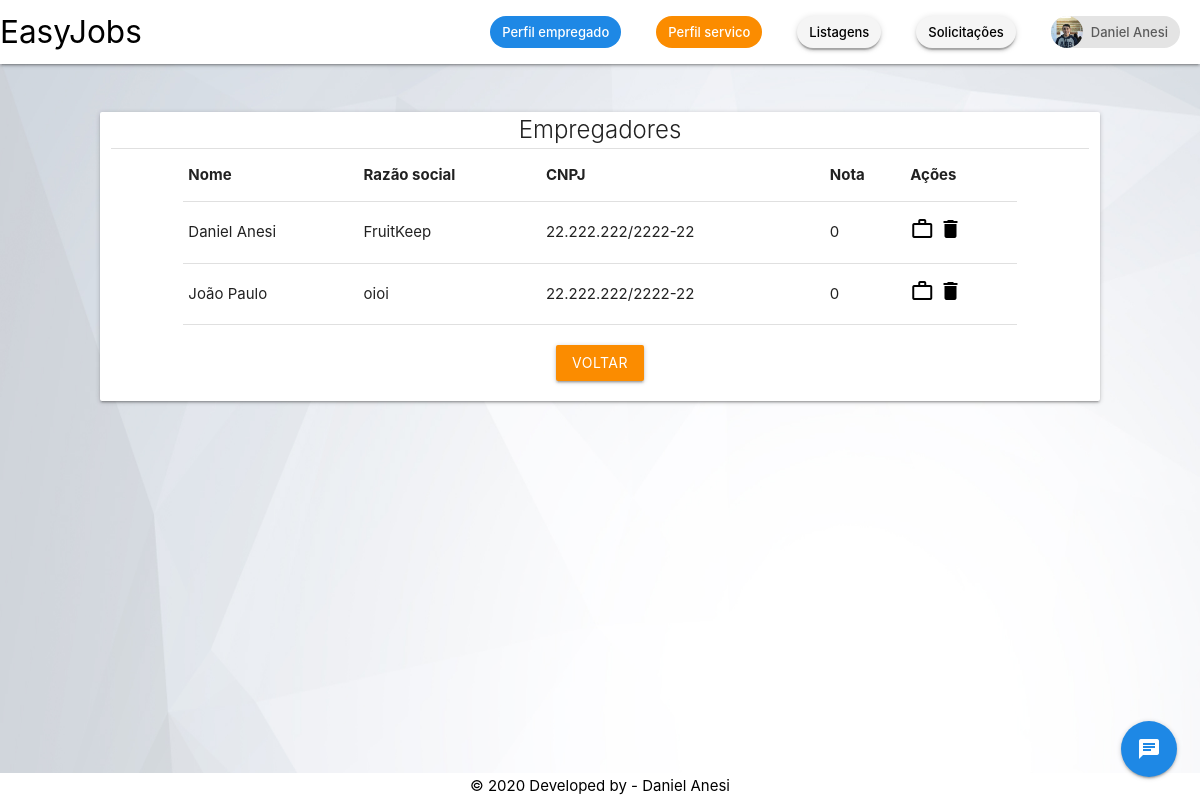
Screenshot of /Tela/listagemEmpregador.php (signed in) with the database file from the repository.
### tables this page shows
CREATE TABLE `empregador` (
  `id_usuario` int(11) NOT NULL,
  `razao_social` varchar(255) DEFAULT NULL,
  `cnpj` varchar(20) DEFAULT NULL,
  `nota` varchar(40) DEFAULT NULL
);

CREATE TABLE `usuario` (
  `id_usuario` int(11) NOT NULL,
  `nome` varchar(220) NOT NULL,
  `cpf` varchar(14) NOT NULL,
  `nascimento` date NOT NULL,
  `telefone` varchar(15) DEFAULT NULL,
  `email` varchar(220) NOT NULL,
  `senha` varchar(220) NOT NULL,
  `foto` varchar(220) DEFAULT NULL,
  `admin` tinyint(4) DEFAULT NULL,
  `id_endereco` int(11) NOT NULL,
  `deletado` int(1) DEFAULT 0
);

### Controle/EmpregadorPDO.php (called while the page is built, shortened)
<?php
    include_once __DIR__.'/../Modelo/Empregador.php';
    include_once __DIR__.'/../Modelo/Usuario.php';
    class EmpregadorPDO
    {
        public function selectEmpregador()
        {
            $con = new conexao();
            $pdo = $con->getConexao();
            $stmt = $pdo->prepare('select * from empregador ;');
            $stmt->execute();
            if ($stmt->rowCount() > 0) {
                return $stmt;
            } else {
                return false;
            }
        }
    }

### Controle/UsuarioPDO.php (called while the page is built, shortened)
<?php
        include_once __DIR__.'/../Controle/EmpregadorPDO.php';
        include_once __DIR__.'/../Modelo/Usuario.php';
    class UsuarioPDO
    {
        function selectUsuarioId_usuario($id_usuario)
        {
            $con = new conexao();
            $pdo = $con->getConexao();
            $stmt = $pdo->prepare('select * from usuario where id_usuario = :id_usuario;');
            $stmt->bindValue(':id_usuario', $id_usuario);
            $stmt->execute();
            if ($stmt->rowCount() > 0) {
                return $stmt;
            } else {
                return false;
            }
        }
    }

### Modelo/Usuario.php (called while the page is built, shortened)
<?php
    class Usuario
    {
        private $nome;
        public function __construct()
        {
            if (func_num_args() != 0) {
                $atributos = func_get_args()[0];
            }
        }
        public function getNome()
        {
            return $this->nome;
        }
    }

### Modelo/Empregador.php (called while the page is built, shortened)
<?php
$pontos = "";
if (realpath("./index.php")) {
    $pontos = './';
} else {
    if (realpath("../index.php")) {
        $pontos = '../';
    } else {
        if (realpath("../../index.php")) {
            $pontos = '../../';
        }
    }
}
include_once $pontos . 'Modelo/Usuario.php';
class Empregador extends usuario {
private $id_usuario;
private $razao_social;
private $cnpj;
private $nota;
public function __construct() {
    if (func_num_args() != 0) {
        $atributos = func_get_args()[0];
        }
    }
     public function getId_usuario(){
         return $this->id_usuario;
     }
     public function getRazao_social(){
         return $this->razao_social;
     }
     public function getCnpj(){
         return $this->cnpj;
     }
     public function getNota(){
         return $this->nota;
     }
}

### Tela/listagemEmpregador.php (the view, shortened to what this page needs)
<!DOCTYPE html>
<html>
<head>
    <?php
        include_once '../Base/header.php';
        include_once '../Controle/EmpregadorPDO.php';
        include_once '../Controle/UsuarioPDO.php';
        include_once '../Modelo/Empregador.php';
        include_once '../Modelo/Usuario.php';
        $empregadorPDO = new EmpregadorPDO();
    ?>
<body class="homeimg">
<?php
    include_once '../Base/iNav.php';
?>
<main>
    <div class="row " style="margin-top: 5vh;">
        <div class="card col l10 offset-l1 m10 offset-m1 s12">
            <div class="card-title center">Empregadores</div>
            <div class="divider"></div>
            <div class="row">
                <table class="highlight responsive-table col l10 offset-l1 hide-on-small-only">
                    <thead>
                    <tr>
                        <th>Nome</th>
                        <th>Razão social</th>
                        <th>CNPJ</th>
                        <th>Nota</th>
                        <th>Ações</th>
                    </tr>
                    </thead>
                    <tbody>
                    <?php
                        $stmtEmpregadores = $empregadorPDO->selectEmpregador();
                        while ($linha = $stmtEmpregadores->fetch()) {
                            $empregador = new Empregador($linha);
                            $usuario = new Usuario($usuarioPDO->selectUsuarioId_usuario($empregador->getId_usuario())->fetch());
                            ?>
                            <tr>
                                <td><?= $usuario->getNome() ?></td>
                                <td><?= $empregador->getRazao_social() ?></td>
                                <td><?= $empregador->getCnpj() ?></td>
                                <td><?= $empregador->getNota() == "" ? '0' : $empregador->getNota() ?></td>
                                <td>
                                    <a href="./verServicoEmpregado.php?id=<?= $empregador->getId_usuario() ?>"
                                       class="tooltipped" data-position="bottom" data-tooltip="Ver serviços"><i
                                                class="material-icons black-text">work_outline</i></a>
                                    <a href="#!" class="tooltipped excluirEmpregador"
                                       id_usuario="<?= $empregador->getId_usuario() ?>" data-position="bottom"
                                       data-tooltip="Deletar"><i class="material-icons black-text">delete</i></a>
                                </td>
                            </tr>
                            <?php
                        }
                    ?>
                    </tbody>
                </table>
            </div>
            <div class="row center">
                <a class="btn orange darken-1 voltar">Voltar</a>
            </div>
        </div>
    </div>
</main>
<?php
    include_once '../Base/footer.php';
?>
</body>
</html>

### css/custom.css (style rules this page uses)
body { display: flex; max-width: 100vw; min-height: 100vh; flex-direction: column; background-image: url('../Img/bg1.jpg'); background-size: 100vw 100vh; background-repeat: no-repeat; background-attachment: fixed; }
main { flex: 1 0 auto; }

### rows the page displays
empregador: id_usuario.nome "Daniel Anesi", razao_social "FruitKeep", cnpj "22.222.222/2222-22", shows "0"
empregador: id_usuario.nome "João Paulo", razao_social "oioi", cnpj "22.222.222/2222-22", shows "0"

### other values shown
$usuario->getNome() "Daniel Anesi"
